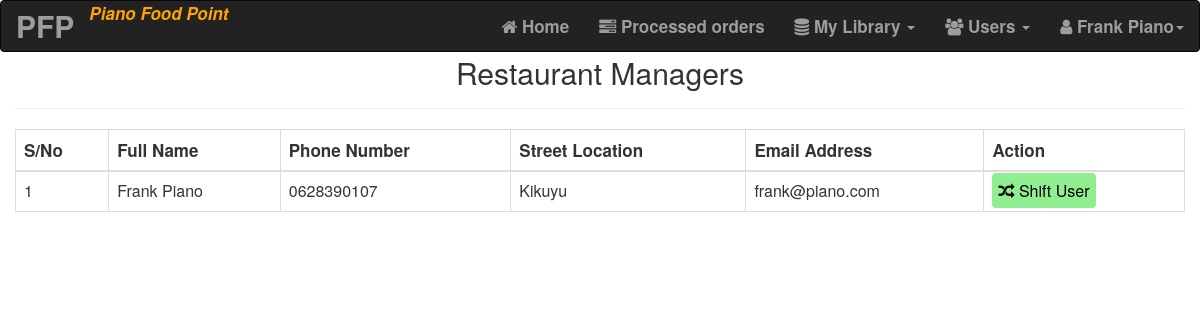
Screenshot of /cooker.php (signed in) with the database file from the repository.
### tables this page shows
CREATE TABLE `customer` (
  `id` int(11) NOT NULL,
  `first_name` varchar(50) NOT NULL,
  `last_name` varchar(50) NOT NULL,
  `phone` varchar(16) NOT NULL,
  `street` varchar(50) NOT NULL,
  `email` varchar(100) NOT NULL,
  `password` varchar(255) NOT NULL,
  `directory` int(11) NOT NULL DEFAULT 0
);

### cooker.php (the view, shortened to what this page needs)
<?php
include('server.php');
include('header_admin.php');
$select_users = mysqli_query($conn, "SELECT * FROM customer WHERE directory = 1");
$count = 1;
?>
<!DOCTYPE html>
<html lang="en">
    <head>
        <link rel="stylesheet" href="bootstrap3.min.css">
        <link rel="stylesheet" href="https://maxcdn.bootstrapcdn.com/font-awesome/4.6.3/css/font-awesome.min.css">
    </head>
    <body>
        <div class="container-fluid" style="position: absolute; width: 100%; margin-top: 3%;">
            <div class="text-center page-header" style="margin-top: auto;">
                <h2>Restaurant Managers</h2>
            </div>
            <table class="table table-bordered table-responsive table-hover">
                <thead style="font-size: 1.7rem;">
                    <tr>
                        <th>S/No</th>
                        <th>Full Name</th>
                        <th>Phone Number</th>
                        <th>Street Location </th>
                        <th>Email Address</th>
                        <th colspan="2">Action</th>
                    </tr>
                </thead>
                <?php
               if(empty(mysqli_num_rows($select_users))) {
                echo "<i><p style='text-align:center; font-size: 1.7rem; position: absolute;
                margin-top: 5%; width: 100%; font-weight: bold; color: green;'>
                Currently No Data Found</p></i>";
               } else
                while($row = mysqli_fetch_array($select_users)) { ?>
                    <tbody>
                        <tr>
                            <td><?php echo $count++; ?></td>
                            <td><?php echo $row['first_name'].' '.$row['last_name']; ?></td>
                            <td><?php echo $row['phone']; ?></td>
                            <td><?php echo $row['street']; ?></td>
                            <td><?php echo $row['email']; ?></td>
                            <td>
                                <a style="background: lightgreen; padding: 6px; border-radius: 4px; color:black;"
                                href="update.php?update_user=<?php echo $row['id']; ?>"><i class="fa fa-random"></i> Shift User</a>
                            </td>
                        </tr>
                    </tbody>
                    <?php
                    }
                ?>
            </table>
        </div>
    </body>
</html>

### rows the page displays
customer: first_name "Frank", last_name "Piano", phone "0628390107", street "Kikuyu", email "frank@piano.com"

### other values shown
$_SESSION['fullname'] "Frank Piano"
